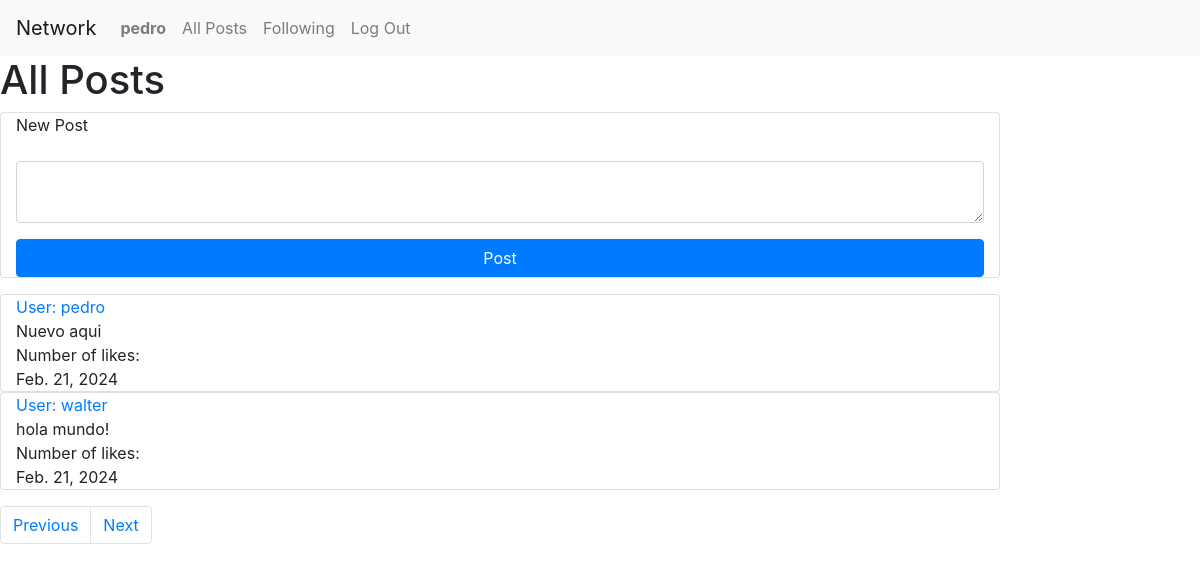
/?page=4 (signed in), run on an earlier commit of the app's database.
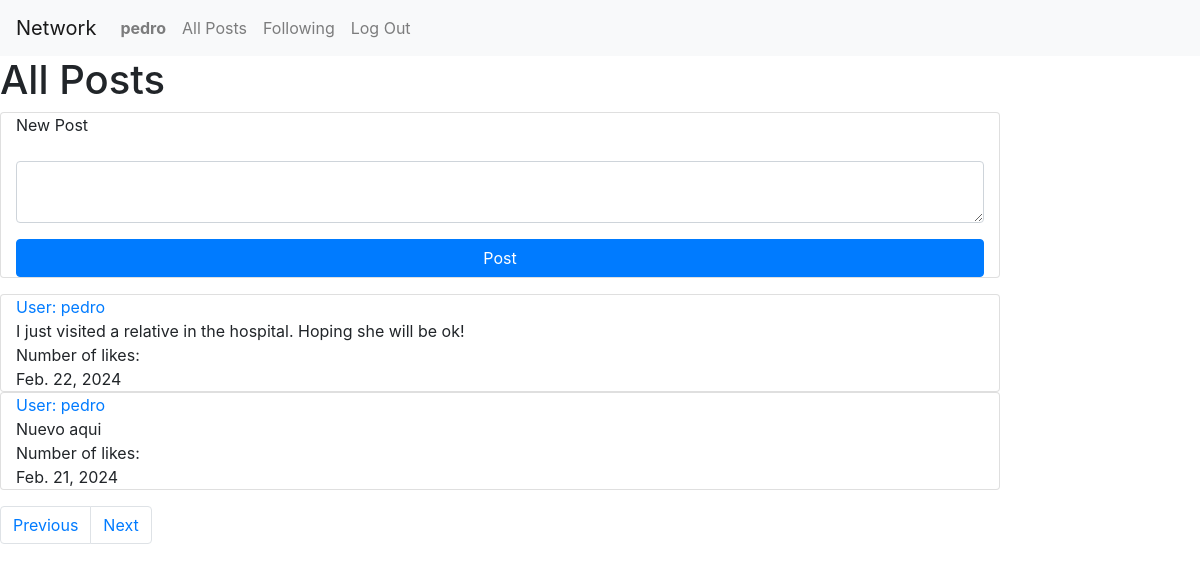
And on a later commit of the database.
### network/models.py (models this page shows, shortened)
class Post(models.Model):
    user = models.ForeignKey(User, on_delete=models.CASCADE, blank=True, null=True, related_name="poster")
    post = models.CharField(max_length=64)
    date = models.DateField()

class User(AbstractUser):
    pass
    def __str__(self):
        return self.username

### network/views.py (the view)
# urls.py: path("", views.index, name="index"),
def index(request):
    if request.user.is_authenticated:
        posts = Post.objects.all().order_by("-date")
        paginator = Paginator(posts, 2) #show 2 posts per page
        page_number = request.GET.get('page')
        page_obj = paginator.get_page(page_number)
        return render(request, "network/index.html", {
            "page_obj": page_obj,
        })
    else:
        return render(request, "network/index.html")

### network/templates/network/index.html (shortened to what this page needs)
{% extends "network/layout.html" %}
{% block body %}
{% if user.is_authenticated %}
    <h1> All Posts</h1>
    <div>
        <form action="{% url 'new_post' %}" method="post">
            <div class="mb-3 card col-10">
                <div class="mb-3">
                    <label for="post" class="form-label">New Post</label>
                </div>
                <div class="mb-3">
                    <textarea class="form-control" name="text-compose" rows="2"></textarea>
                </div>
                <input class="btn btn-primary" type="submit" value="Post">
            </div>
        </form>
        <div class="mb-3">
            {% for post in page_obj %}
            <div class="card col-10">
                <div><a id="users" class="" href="{% url 'profile' user_id=post.user.id %}"> User: {{ post.user }}</a></div>
                <div id="contentIndexPost">{{ post.post }}</div>
                <div>Number of likes: {{post.likes}}</div>
                <div>{{ post.date }}</div>
            </div>
            {% endfor %}
        </div>
    </div>
    <div>
        <nav aria-label="Page navigation example">
            <ul class="pagination">
                {% if page_obj.has_previous %}
                <li class="page-item"><a class="page-link" href="?page={{ page_obj.previous_page_number }}">Previous</a></li>
                {% endif %}
                {% if page_obj.has_next %}
                <li class="page-item"><a class="page-link" href="?page={{ page_obj.next_page_number }}">Next</a></li>
                {% endif %}
            </ul>
          </nav>
    </div>
{% else %}
<div class="mb-3">
    <h1>Log in or register to be able to see posts and post!</h1>
</div>
{% endif %}
{% endblock %}

What changed in the data, as far as the page shows it:
no longer on this page (row unchanged): Post: user "walter", post "hola mundo!", date "Feb. 21, 2024"
added Post: user "pedro", post "I just visited a relative in the hospital. Hoping she will be ok!", date "Feb. 22, 2024"
